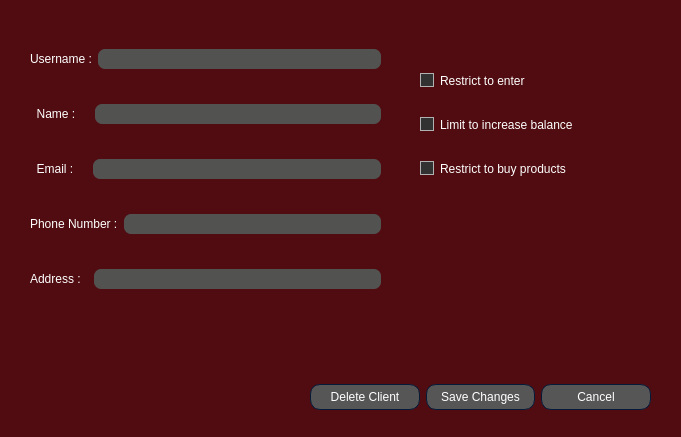
<?xml version="1.0" encoding="UTF-8"?>
<ui version="4.0">
 <class>Edit_Client_Dialog</class>
 <widget class="QDialog" name="Edit_Client_Dialog">
  <property name="geometry">
   <rect>
    <x>0</x>
    <y>0</y>
    <width>681</width>
    <height>437</height>
   </rect>
  </property>
  <property name="minimumSize">
   <size>
    <width>681</width>
    <height>437</height>
   </size>
  </property>
  <property name="maximumSize">
   <size>
    <width>681</width>
    <height>437</height>
   </size>
  </property>
  <property name="windowTitle">
   <string>Dialog</string>
  </property>
  <property name="styleSheet">
   <string notr="true">
QWidget
{
	background-color: #500c10;
	color: #ffffff;
	border-color: #051a39;

}


QLabel
{
	background-color: transparent;
	color: #ffffff;

}


QToolTip
{
	border : 1px solid #500c10;
	background-color: #26264f;
	color: #ffffff;
	border-color: #051a39;

}
QPushButton
{
	background-color: #565656;
	color: #ffffff;
	border-style: solid;
	border-width: 1px;
	border-radius: 10px;
	border-color: #051a39;
	padding: 5px;

}


QPushButton::disabled
{
	background-color: #404040;
	color: #656565;
	border-color: #051a39;

}


QPushButton::hover
{
	background-color: #8399ff;
	color: #ffffff;
	border-style: solid;
	border-width: 1px;
	border-radius: 10px;
	border-color: #051a39;
	padding: 5px;
}


QPushButton::pressed
{
	background-color: #4969ff;
	color: #ffffff;
	border-style: solid;
	border-width: 1px;
	border-radius: 10px;
	border-color: #051a39;
	padding: 5px;

}

QComboBox
{
    background-color: #565656;
    border: 1px solid;
    border-radius: 3px;
    padding-left: 6px;
    color: #ffffff;
    height: 20px;

}


QComboBox::disabled
{
	background-color: #404040;
	color: #656565;
	border-color: #051a39;

}


QComboBox:hover
{
    background-color: #8399ff;
}


QComboBox:on
{
    background-color: #4969ff;

}


QComboBox QAbstractItemView
{
    background-color: #383838;
    color: #ffffff;
    border: 1px solid black;
    selection-background-color: #4969ff;
    selection-color: #ffffff;
    outline: 0;

}

QComboBox::drop-down
{
    subcontrol-origin: padding;
    subcontrol-position: top right;
    width: 15px;
    border-left-width: 0px;
    border-left-color: darkgray;
    border-left-style: solid; 
    border-top-right-radius: 3px; 
    border-bottom-right-radius: 3px;

}


QComboBox::down-arrow
{
    image: url(://arrow-down.png);
    width: 8px;
    height: 8px;
}


QSpinBox
{
	background-color: #525251;
	color: #ffffff;
	border: 1px solid #051a39;
	border-radius: 3px;
	padding : 2px;
}

QLineEdit
{
	background-color: #525251;
	color: #ffffff;
	border-width: 1px;
	border-radius: 7px;
	border-color: #051a39;
	padding: 2px;

}

QLineEdit::disabled
{
	background-color: #404040;
	color: #656565;
	border-width: 1px;
	border-radius: 7px;
	border-color: #051a39;
	padding: 2px;

}

QTextEdit
{
	background-color: #ffffff;
	color: #010201;
	border-color: #051a39;

}


QTextEdit::disabled
{
	background-color: #404040;
	color: #656565;
	border-color: #051a39;

}

QCheckBox::indicator
{
    color: #b1b1b1;
    background-color: #323232;
    border: 1px solid #b1b1b1;
    width: 12px;
    height: 12px;

}


QCheckBox::indicator:checked
{
    image:url(://checkbox.png);
    border: 1px solid #565656;

}


QCheckBox::disabled
{
	color: #656565;

}


QCheckBox::indicator:disabled
{
	background-color: #656565;
	color: #656565;
    border: 1px solid #656565;

}


QRadioButton::indicator::unchecked
{ 
	border: 2px inset gray; 
	border-radius: 5px; 
	background-color:  #fff;
	width: 9px; 
	height: 9px; 

}


QRadioButton::indicator::unchecked:hover
{ 
	border: 2px solid #565656; 
	border-radius: 5px; 
	background-color:  #fff;
	width: 9px; 
	height: 9px; 

}


QRadioButton::indicator::checked
{ 
	border: 2px inset darkgray; 
	border-radius: 5px; 
	background-color: #4969ff; 
	width: 9px; 
	height: 9px; 

}


QRadioButton::disabled
{
	color: #656565;

}


QRadioButton::indicator:disabled
{
	background-color: #656565;
	color: #656565;
    border: 2px solid #656565;

}


QTableView
{
    background-color: #242526;
    border: 1px solid #32414B;
    color: #f0f0f0;
    gridline-color: #8faaff;
    outline : 0;

}


QTableView::disabled
{
    background-color: #242526;
    border: 1px solid #32414B;
    color: #656565;
    gridline-color: #656565;
    outline : 0;

}


QTableView::item:hover 
{
    background-color: #26264f;
    color: #f0f0f0;

}


QTableView::item:selected 
{
    background-color: #1a1b1c;
    border: 2px solid #4969ff;
    color: #F0F0F0;

}


QTableView::item:selected:disabled
{
    background-color: #1a1b1c;
    border: 2px solid #525251;
    color: #656565;

}


QTableCornerButton::section
{
    background-color: #505050;
    color: #fff;

}


QHeaderView::section
{
    background-color: #525251;
    color: #fff;
    text-align: left;
	padding: 4px;
	
}


QHeaderView::section:disabled
{
    background-color: #525251;
    color: #656565;

}






QHeaderView::section::vertical::first,
QHeaderView::section::vertical::only-one
{
    border-top: 1px solid #353635;

}


QHeaderView::section::vertical
{
    border-top: 1px solid #353635;

}


QHeaderView::section::horizontal::first,
QHeaderView::section::horizontal::only-one
{
    border-left: 1px solid #353635;

}


QHeaderView::section::horizontal
{
    border-left: 1px solid #353635;

}


QTabBar::tab
{
	background-color: #262626;
	color: #ffffff;
	border-style: solid;
	border-width: 1px;
	border-top-left-radius: 3px;
	border-top-right-radius: 3px;
	border-color: #051a39;
	padding: 5px;

}


QTabBar::tab:disabled
{
	background-color: #656565;
	color: #656565;
}


QTabWidget::pane 
{
	background-color: #262626;
	color: #ffffff;
    border: 1px solid;
    border-color: #565656;

}


QTabBar::tab:selected
{
    background-color: #565656;
	color: #ffffff;
	border-style: solid;
	border-width: 1px;
	border-top-left-radius: 3px;
	border-top-right-radius: 3px;
	border-color: #051a39;
	padding: 5px;

}


QTabBar::tab:selected:disabled
{
	background-color: #404040;
	color: #656565;

}


QTabBar::tab:!selected 
{
    background-color: #262626;

}


QTabBar::tab:!selected:hover 
{
    background-color: #8399ff;

}


QTabBar::tab:top:!selected 
{
    margin-top: 3px;

}


QTabBar::tab:bottom:!selected 
{
    margin-bottom: 3px;

}


QTabBar::tab:top, QTabBar::tab:bottom 
{
    min-width: 8ex;
    margin-right: -1px;
    padding: 5px 10px 5px 10px;

}


QTabBar::tab:top:selected 
{
    border-bottom-color: none;

}


QTabBar::tab:bottom:selected 
{
    border-top-color: none;

}


QTabBar::tab:top:last, QTabBar::tab:bottom:last,
QTabBar::tab:top:only-one, QTabBar::tab:bottom:only-one 
{
    margin-right: 0;

}


QTabBar::tab:left:!selected 
{
    margin-right: 3px;

}


QTabBar::tab:right:!selected
{
    margin-left: 3px;

}


QTabBar::tab:left, QTabBar::tab:right 
{
    min-height: 8ex;
    margin-bottom: -1px;
    padding: 10px 5px 10px 5px;

}


QTabBar::tab:left:selected 
{
    border-left-color: none;

}


QTabBar::tab:right:selected 
{
    border-right-color: none;

}


QTabBar::tab:left:last, QTabBar::tab:right:last,
QTabBar::tab:left:only-one, QTabBar::tab:right:only-one 
{
    margin-bottom: 0;

}


QScrollBar:horizontal
{
    border: 1px solid #222222;
    background-color: #3d3d3d;
    height: 13px;
    margin: 0px 16px 0 16px;

}


QScrollBar::handle:horizontal
{
    background: #565656;
    min-height: 20px;

}


QScrollBar::add-line:horizontal
{
    border: 1px solid #1b1b19;
    background-color: #565656;
    width: 14px;
    subcontrol-position: right;
    subcontrol-origin: margin;

}


QScrollBar::sub-line:horizontal
{
    border: 1px solid #1b1b19;
    background-color: #565656;
    width: 14px;
    subcontrol-position: left;
    subcontrol-origin: margin;

}


QScrollBar::right-arrow:horizontal
{
    width: 6px;
    height: 6px;

}


QScrollBar::left-arrow:horizontal
{
    width: 6px;
    height: 6px;

}


QScrollBar::add-page:horizontal, QScrollBar::sub-page:horizontal
{
    background: none;

}


QScrollBar:vertical
{
    background-color: #3d3d3d;
    width: 13px;
    margin: 16px 0 16px 0;
    border: 1px solid #222222;

}


QScrollBar::handle:vertical
{
    background-color: #565656;
    min-height: 20px;

}


QScrollBar::add-line:vertical
{
    border: 1px solid #1b1b19;
    background-color: #565656;
    height: 14px;
    subcontrol-position: bottom;
    subcontrol-origin: margin;

}


QScrollBar::sub-line:vertical
{
    border: 1px solid #1b1b19;
    background-color: #565656;
    height: 14px;
    subcontrol-position: top;
    subcontrol-origin: margin;

}


QScrollBar::up-arrow:vertical
{
    width: 6px;
    height: 6px;

}


QScrollBar::down-arrow:vertical
{
    width: 6px;
    height: 6px;

}


QScrollBar::add-page:vertical, QScrollBar::sub-page:vertical
{
    background: none;

}

QStatusBar
{
	background-color: #565656;
	color: #ffffff;
	border-color: #051a39;

}

QCheckBox:disabled
{
color: #414141;
}

QCheckBox::indicator{
    color: #b1b1b1;
    background-color: #323232;
    border: 1px solid #b1b1b1;
    width:  12px;
    height:  12px;
}

QRadioButton::indicator
{
    border-radius: 6px;
}

QCheckBox::indicator:hover
{
    border: 1px solid #8399ff;
}

QCheckBox::indicator:checked
{
	border-image: url(:/included_images/Check_mark.png) 0 0 0 0 stretch stretch;
	background-color: #ffffff;
}

QCheckBox::indicator:disabled
{
    border: 1px solid #444;
}
</string>
  </property>
  <widget class="QWidget" name="layoutWidget">
   <property name="geometry">
    <rect>
     <x>310</x>
     <y>380</y>
     <width>341</width>
     <height>34</height>
    </rect>
   </property>
   <layout class="QHBoxLayout" name="horizontalLayout_6">
    <item>
     <widget class="QPushButton" name="pushButton_del">
      <property name="text">
       <string>Delete Client</string>
      </property>
     </widget>
    </item>
    <item>
     <widget class="QPushButton" name="pushButton_save">
      <property name="text">
       <string>Save Changes</string>
      </property>
     </widget>
    </item>
    <item>
     <widget class="QPushButton" name="pushButton_cancel">
      <property name="text">
       <string>Cancel</string>
      </property>
     </widget>
    </item>
   </layout>
  </widget>
  <widget class="QWidget" name="layoutWidget_2">
   <property name="geometry">
    <rect>
     <x>30</x>
     <y>20</y>
     <width>351</width>
     <height>301</height>
    </rect>
   </property>
   <layout class="QVBoxLayout" name="verticalLayout">
    <item>
     <layout class="QHBoxLayout" name="horizontalLayout_5">
      <item>
       <widget class="QLabel" name="label">
        <property name="text">
         <string>Username :</string>
        </property>
       </widget>
      </item>
      <item>
       <widget class="QLineEdit" name="lineEdit_user">
        <property name="readOnly">
         <bool>true</bool>
        </property>
       </widget>
      </item>
     </layout>
    </item>
    <item>
     <layout class="QHBoxLayout" name="horizontalLayout_4">
      <item>
       <widget class="QLabel" name="label_4">
        <property name="text">
         <string>  Name :    </string>
        </property>
       </widget>
      </item>
      <item>
       <widget class="QLineEdit" name="lineEdit_name">
        <property name="readOnly">
         <bool>true</bool>
        </property>
       </widget>
      </item>
     </layout>
    </item>
    <item>
     <layout class="QHBoxLayout" name="horizontalLayout_3">
      <item>
       <widget class="QLabel" name="label_3">
        <property name="text">
         <string>  Email :    </string>
        </property>
       </widget>
      </item>
      <item>
       <widget class="QLineEdit" name="lineEdit_email"/>
      </item>
     </layout>
    </item>
    <item>
     <layout class="QHBoxLayout" name="horizontalLayout_2">
      <item>
       <widget class="QLabel" name="label_5">
        <property name="text">
         <string>Phone Number :</string>
        </property>
       </widget>
      </item>
      <item>
       <widget class="QLineEdit" name="lineEdit_phone"/>
      </item>
     </layout>
    </item>
    <item>
     <layout class="QHBoxLayout" name="horizontalLayout">
      <item>
       <widget class="QLabel" name="label_2">
        <property name="text">
         <string>Address :  </string>
        </property>
       </widget>
      </item>
      <item>
       <widget class="QLineEdit" name="lineEdit_address"/>
      </item>
     </layout>
    </item>
   </layout>
  </widget>
  <widget class="QWidget" name="">
   <property name="geometry">
    <rect>
     <x>420</x>
     <y>50</y>
     <width>251</width>
     <height>151</height>
    </rect>
   </property>
   <layout class="QVBoxLayout" name="verticalLayout_2">
    <item>
     <widget class="QCheckBox" name="checkBox_enter_limit">
      <property name="text">
       <string>Restrict to enter</string>
      </property>
     </widget>
    </item>
    <item>
     <widget class="QCheckBox" name="checkBox_balance_limit">
      <property name="text">
       <string>Limit to increase balance</string>
      </property>
     </widget>
    </item>
    <item>
     <widget class="QCheckBox" name="checkBox_buy_product">
      <property name="text">
       <string>Restrict to buy products</string>
      </property>
     </widget>
    </item>
   </layout>
  </widget>
 </widget>
 <resources/>
 <connections/>
</ui>
